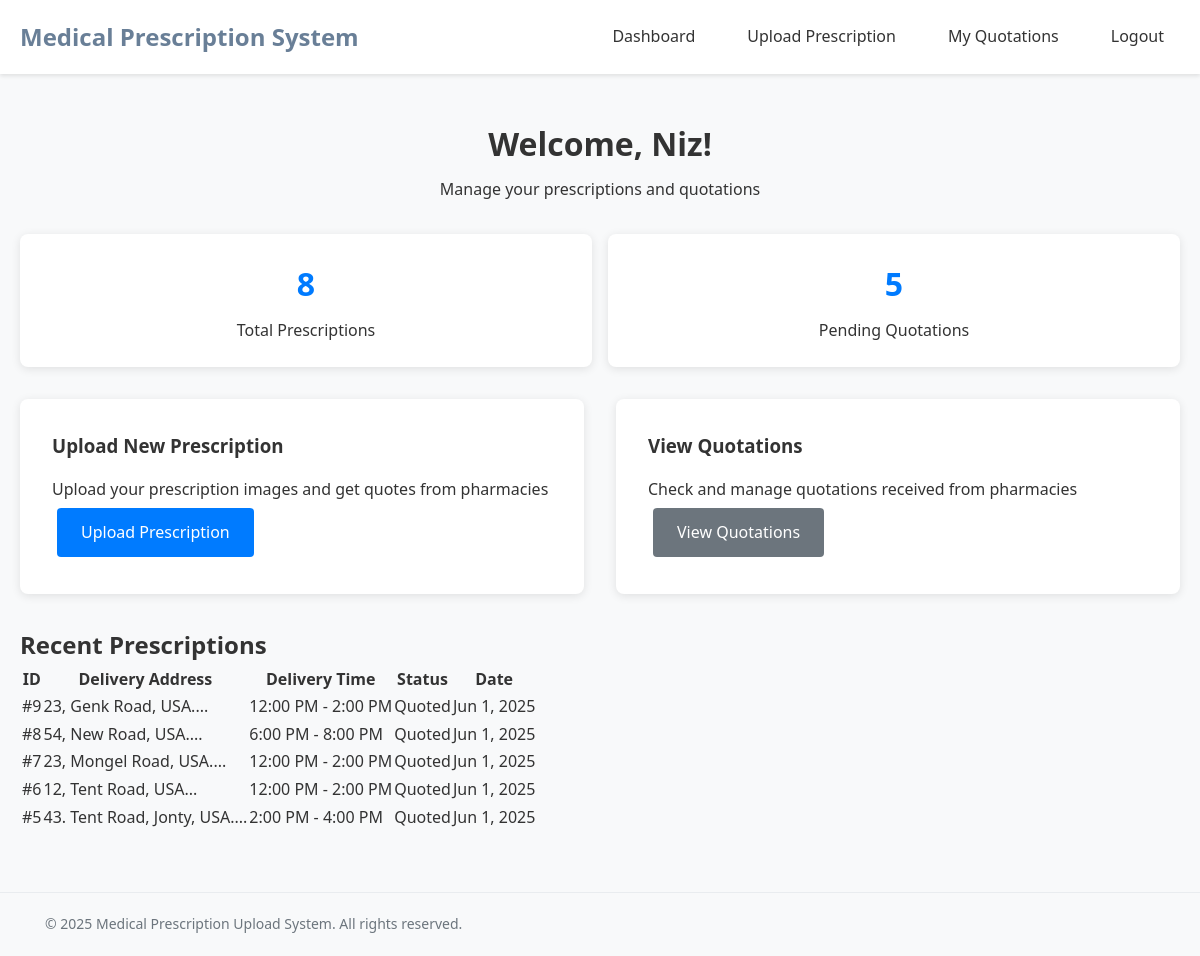
Page /user/dashboard.php (signed in) on the committed database.
### tables this page shows
CREATE TABLE `prescriptions` (
  `id` int(11) NOT NULL,
  `user_id` int(11) NOT NULL,
  `note` text DEFAULT NULL,
  `delivery_address` text NOT NULL,
  `delivery_time` varchar(50) NOT NULL,
  `status` enum('pending','quoted','accepted','rejected') DEFAULT 'pending',
  `created_at` timestamp NOT NULL DEFAULT current_timestamp()
);

### user/dashboard.php (the view, shortened to what this page needs)
<?php
require_once '../config/database.php';
$stmt = $pdo->prepare("SELECT COUNT(*) as total_prescriptions FROM prescriptions WHERE user_id = ?");
$stmt->execute([$_SESSION['user_id']]);
$stats = $stmt->fetch();
$stmt = $pdo->prepare("SELECT COUNT(*) as pending_quotations FROM quotations q JOIN prescriptions p ON q.prescription_id = p.id WHERE p.user_id = ? AND q.status = 'pending'");
$stmt->execute([$_SESSION['user_id']]);
$pending = $stmt->fetch();
include '../includes/header.php';
?>
<div class="container">
    <div class="dashboard-header">
        <h1>Welcome, <?php echo $_SESSION['user_name']; ?>!</h1>
        <p>Manage your prescriptions and quotations</p>
    </div>
    <div class="stats-grid">
        <div class="stat-card">
            <h3><?php echo $stats['total_prescriptions']; ?></h3>
            <p>Total Prescriptions</p>
        </div>
        <div class="stat-card">
            <h3><?php echo $pending['pending_quotations']; ?></h3>
            <p>Pending Quotations</p>
        </div>
    </div>
    <div class="action-grid">
        <div class="action-card">
            <h3>Upload New Prescription</h3>
            <p>Upload your prescription images and get quotes from pharmacies</p>
            <a href="upload_prescription.php" class="btn btn-primary">Upload Prescription</a>
        </div>
        <div class="action-card">
            <h3>View Quotations</h3>
            <p>Check and manage quotations received from pharmacies</p>
            <a href="view_quotation.php" class="btn btn-secondary">View Quotations</a>
        </div>
    </div>
    <div class="recent-section">
        <h2>Recent Prescriptions</h2>
        <?php
        $stmt = $pdo->prepare("SELECT * FROM prescriptions WHERE user_id = ? ORDER BY created_at DESC LIMIT 5");
        $stmt->execute([$_SESSION['user_id']]);
        $recent = $stmt->fetchAll();
        ?>
        <?php if (empty($recent)): ?>
            <p>No prescriptions uploaded yet. <a href="upload_prescription.php">Upload your first prescription</a></p>
        <?php else: ?>
            <div class="table-responsive">
                <table>
                    <thead>
                        <tr>
                            <th>ID</th>
                            <th>Delivery Address</th>
                            <th>Delivery Time</th>
                            <th>Status</th>
                            <th>Date</th>
                        </tr>
                    </thead>
                    <tbody>
                        <?php foreach ($recent as $prescription): ?>
                            <tr>
                                <td>#<?php echo $prescription['id']; ?></td>
                                <td><?php echo substr($prescription['delivery_address'], 0, 50) . '...'; ?></td>
                                <td><?php echo $prescription['delivery_time']; ?></td>
                                <td><span class="status status-<?php echo $prescription['status']; ?>"><?php echo ucfirst($prescription['status']); ?></span></td>
                                <td><?php echo date('M j, Y', strtotime($prescription['created_at'])); ?></td>
                            </tr>
                        <?php endforeach; ?>
                    </tbody>
                </table>
            </div>
        <?php endif; ?>
    </div>
</div>
<?php include '../includes/footer.php'; ?>

### css/style.css (style rules this page uses)
* { margin: 0; padding: 0; box-sizing: border-box; }
body { font-family: 'Segoe UI', Tahoma, Geneva, Verdana, sans-serif; line-height: 1.6; color: #333; background-color: #f8f9fa; }
.container { max-width: 1200px; margin: 0 auto; padding: 20px; }
.dashboard-header { text-align: center; margin-bottom: 2rem; }
.dashboard-header h1 { color: #333; margin-bottom: 0.5rem; }
.stats-grid { display: grid; grid-template-columns: repeat(auto-fit, minmax(200px, 1fr)); gap: 1rem; margin-bottom: 2rem; }
.stat-card { background: white; padding: 1.5rem; border-radius: 8px; box-shadow: 0 2px 10px rgba(0,0,0,0.1); text-align: center; }
.stat-card h3 { font-size: 2rem; color: #007bff; margin-bottom: 0.5rem; }
.action-grid { display: grid; grid-template-columns: repeat(auto-fit, minmax(300px, 1fr)); gap: 2rem; margin-bottom: 2rem; }
.action-card { background: white; padding: 2rem; border-radius: 8px; box-shadow: 0 2px 10px rgba(0,0,0,0.1); }
.action-card h3 { color: #333; margin-bottom: 1rem; }
.btn { display: inline-block; padding: 12px 24px; background: #007bff; color: white; text-decoration: none; border: none; border-radius: 4px; cursor: pointer; font-size: 1rem; transition: ease-in 0.3s; margin: 5px; }
.btn-primary { background: #007bff; }
.btn-secondary { background: #6c757d; }

### rows in the picture
prescriptions: id "9", delivery_address "23, Genk Road, USA.", delivery_time "12:00 PM - 2:00 PM", status "Quoted", created_at "Jun 1, 2025"
prescriptions: id "8", delivery_address "54, New Road, USA.", delivery_time "6:00 PM - 8:00 PM", status "Quoted", created_at "Jun 1, 2025"
prescriptions: id "7", delivery_address "23, Mongel Road, USA.", delivery_time "12:00 PM - 2:00 PM", status "Quoted", created_at "Jun 1, 2025"
prescriptions: id "6", delivery_address "12, Tent Road, USA", delivery_time "12:00 PM - 2:00 PM", status "Quoted", created_at "Jun 1, 2025"
prescriptions: id "5", delivery_address "43. Tent Road, Jonty, USA.", delivery_time "2:00 PM - 4:00 PM", status "Quoted", created_at "Jun 1, 2025"

### other values in the picture
$_SESSION['user_name'] "Niz"
$stats['total_prescriptions'] "8"
$pending['pending_quotations'] "5"
